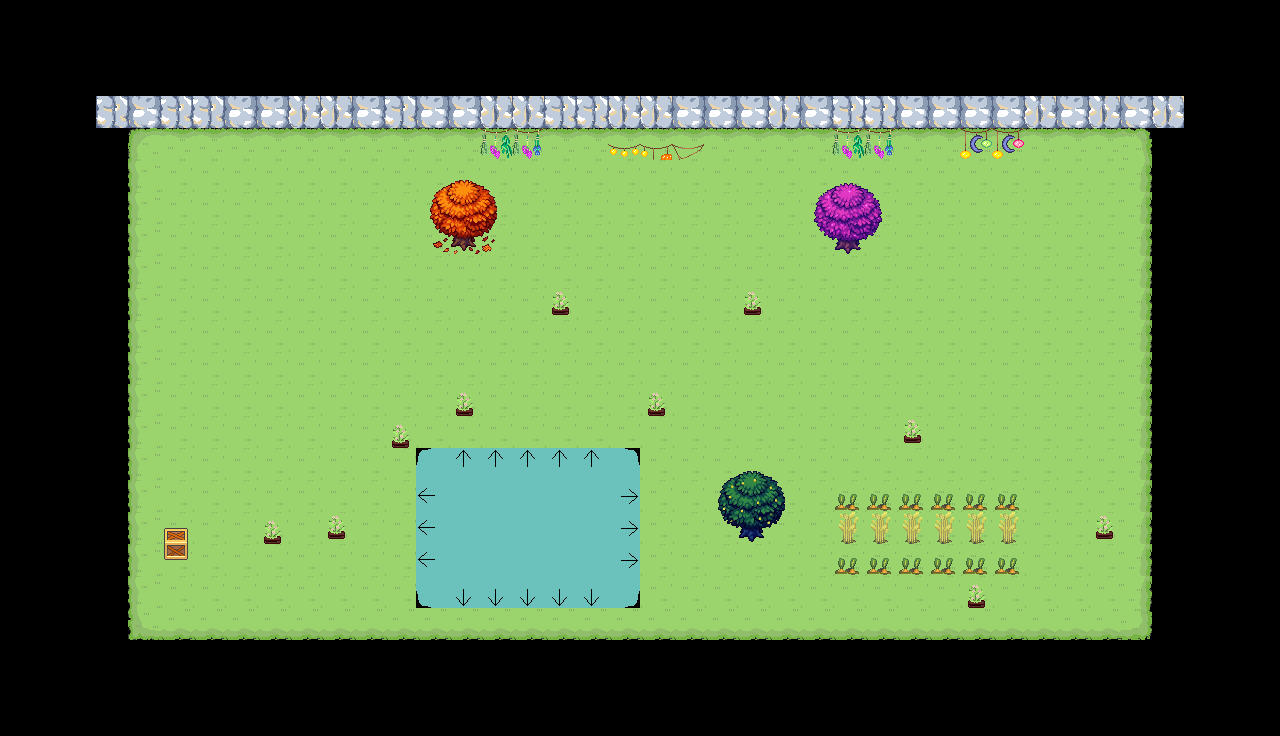

This is a level from a 2D game, rendered from its Tiled map with the project's own tilesets. A one-line summary and the map file follow, with tile-layer data summarised:
An orthogonal 40x23 tile map with 32x32 px tiles, 6 tile layers (background, ground, decor_below, animated_tiles, ...), 2 tilesets and 3 objects (spawn, mirror, star).

<map version="1.10" tiledversion="1.12.0" orientation="orthogonal" renderorder="right-down" width="40" height="23" tilewidth="32" tileheight="32" infinite="0" nextlayerid="8" nextobjectid="4">
 <editorsettings>
  <export target="jardin_test.json" format="json" />
 </editorsettings>
 <tileset firstgid="1" name="tileset_garden" tilewidth="32" tileheight="32" tilecount="32" columns="8">
  <image source="../images/tilesets/tileset_garden.png" width="256" height="128" />
 </tileset>
 <tileset firstgid="33" name="tileset_deco" tilewidth="32" tileheight="32" tilecount="2520" columns="40">
  <image source="../images/tilesets/tileset_deco.png" width="1280" height="2016" />
 </tileset>
 <layer id="1" name="background" width="40" height="23">
  <data>[920 cells, 920 non-empty, 1 distinct tile ids]</data>
 </layer>
 <layer id="2" name="ground" width="40" height="23">
  <data>[920 cells, 512 non-empty, 9 distinct tile ids]</data>
 </layer>
 <objectgroup id="6" name="objects">
  <object id="1" name="spawn" type="spawn" x="656" y="288">
   <point />
  </object>
  <object id="2" name="world_1" type="mirror" x="672" y="224" width="32" height="64">
   <properties>
    <property name="type" value="" />
   </properties>
  </object>
  <object id="3" name="star" type="star" x="912" y="400">
   <point />
  </object>
 </objectgroup>
 <layer id="3" name="decor_below" width="40" height="23">
  <data>[920 cells, 39 non-empty, 15 distinct tile ids]</data>
 </layer>
 <layer id="7" name="animated_tiles" width="40" height="23">
  <data>[920 cells, 35 non-empty, 3 distinct tile ids]</data>
 </layer>
 <layer id="4" name="walls" width="40" height="23">
  <data>[920 cells, 100 non-empty, 4 distinct tile ids]</data>
 </layer>
 <layer id="5" name="decor_above" width="40" height="23">
  <data>[920 cells, 27 non-empty, 25 distinct tile ids]</data>
 </layer>
</map>
